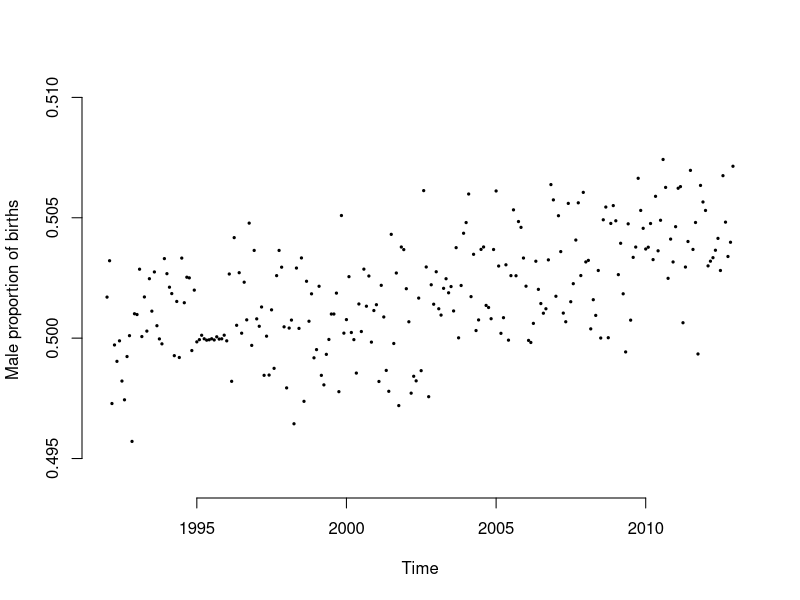
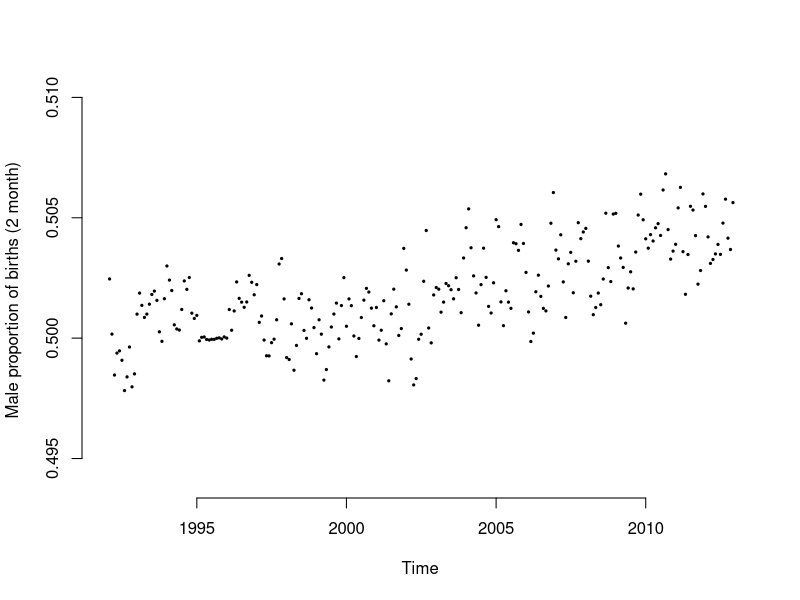
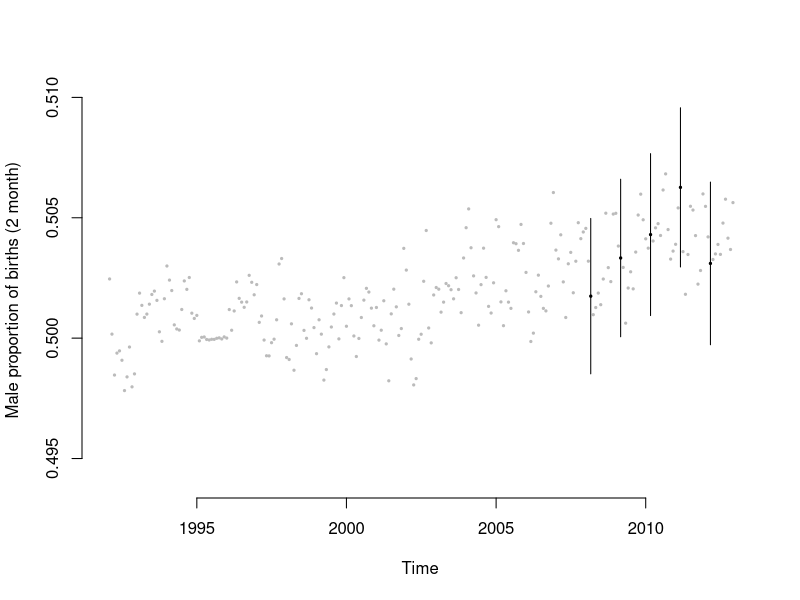
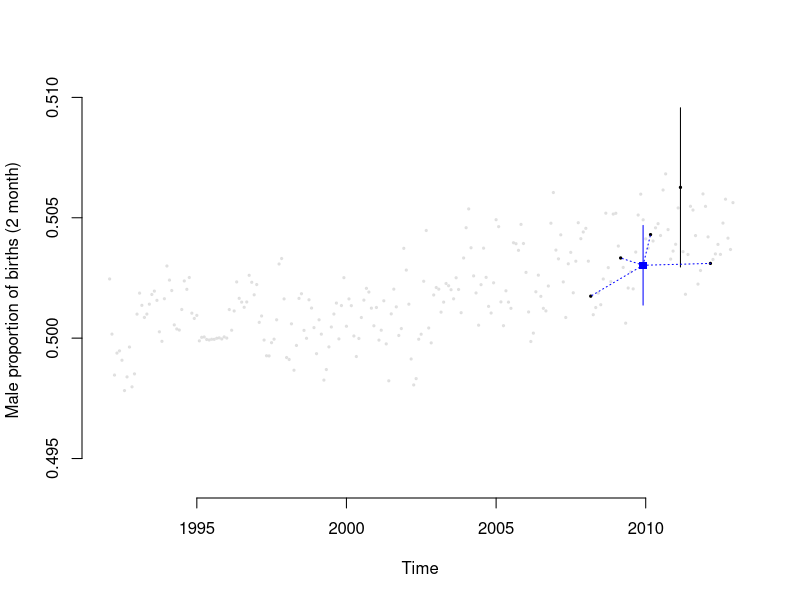
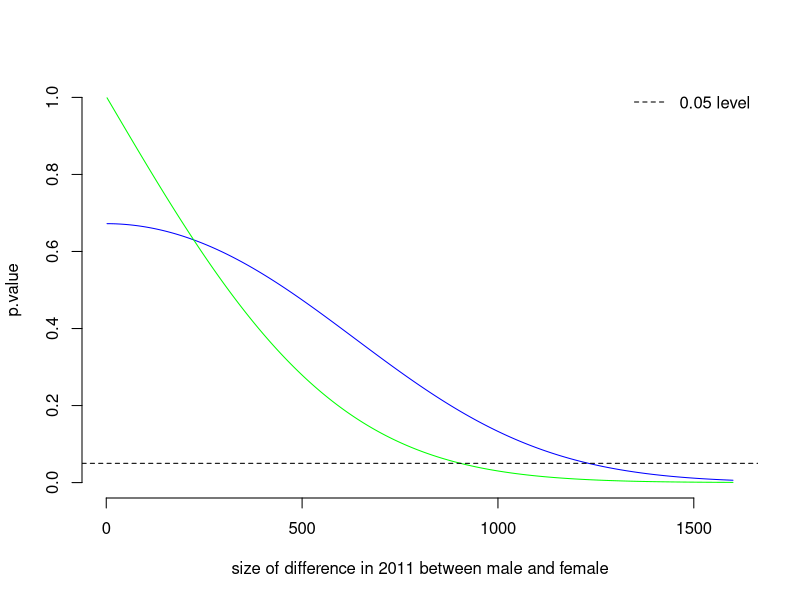
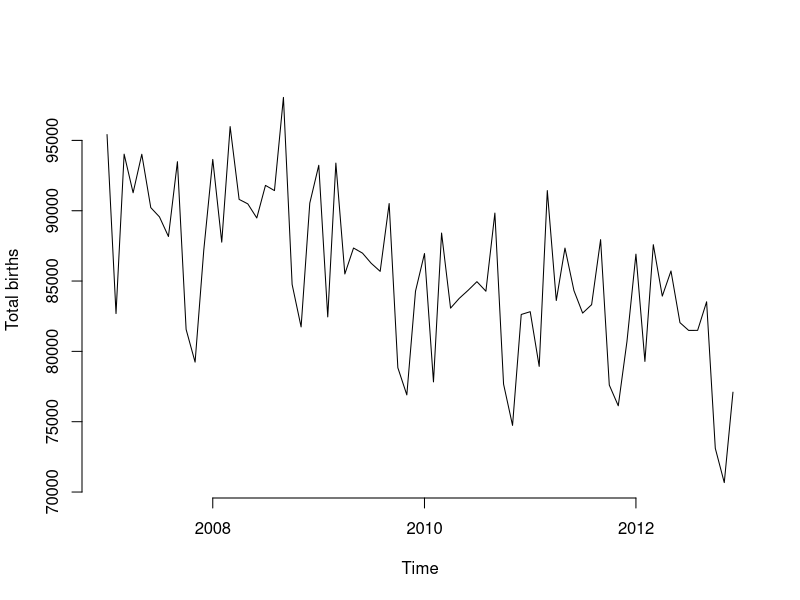
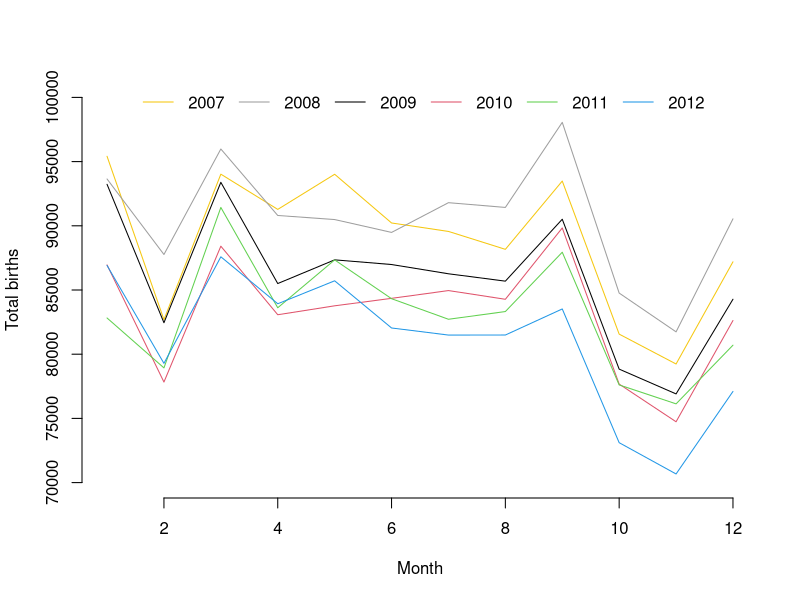
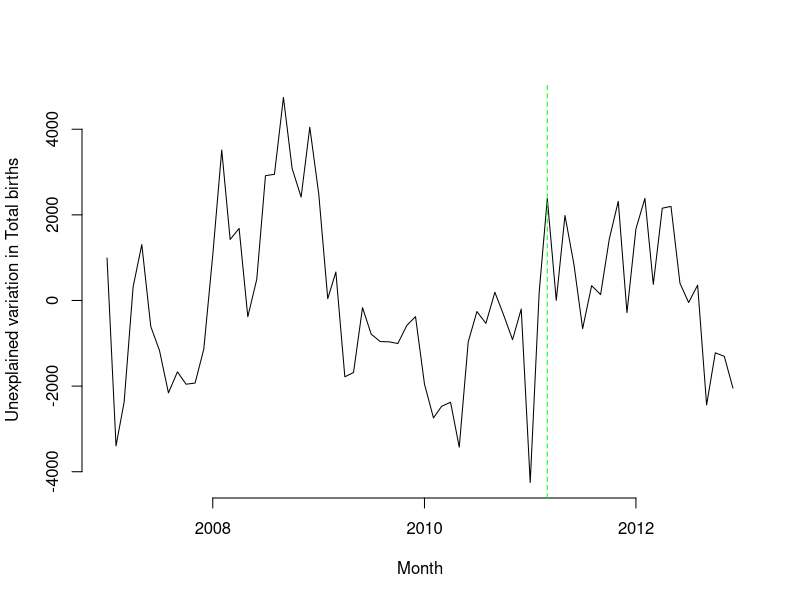

Reproduce these figures in R, in order.
## ---- chunk 1
data2013block <- "monthstarts, Males, Females
1992-01-01,41638,41355
1992-02-01,41625,41093
1992-03-01,43488,43963
1992-04-01,41385,41432
1992-05-01,40655,40812
1992-06-01,42494,42513
1992-07-01,39559,39842
1992-08-01,40782,41202
1992-09-01,46088,46229
1992-10-01,38631,38615
1992-11-01,35945,36567
1992-12-01,40782,40617
1993-01-01,40340,40182
1993-02-01,36258,35845
1993-03-01,41799,41788
1993-04-01,39140,38873
1993-05-01,39284,39238
1993-06-01,41715,41305
1993-07-01,39312,39136
1993-08-01,41224,40773
1993-09-01,46033,45938
1993-10-01,39349,39354
1993-11-01,37948,37984
1993-12-01,42958,42394
1994-01-01,41296,40856
1994-02-01,37365,37050
1994-03-01,41078,40775
1994-04-01,41514,41635
1994-05-01,40465,40219
1994-06-01,41934,42069
1994-07-01,39501,38979
1994-08-01,41243,41001
1994-09-01,45466,45008
1994-10-01,39735,39339
1994-11-01,37330,37407
1994-12-01,42533,42195
1995-01-01,40432,40457
1995-02-01,35436,35445
1995-03-01,39571,39552
1995-04-01,38108,38112
1995-05-01,39094,39107
1995-06-01,40541,40552
1995-07-01,39094,39098
1995-08-01,39964,39976
1995-09-01,44541,44531
1995-10-01,38832,38838
1995-11-01,36365,36369
1995-12-01,40754,40734
1996-01-01,42416,42435
1996-02-01,37544,37146
1996-03-01,40977,41272
1996-04-01,39786,39127
1996-05-01,40325,40239
1996-06-01,42533,42073
1996-07-01,40110,40077
1996-08-01,41496,41112
1996-09-01,45789,45650
1996-10-01,39354,38609
1996-11-01,36556,36600
1996-12-01,42012,41404
1997-01-01,41580,41447
1997-02-01,37037,36964
1997-03-01,42405,42186
1997-04-01,39541,39786
1997-05-01,39586,39573
1997-06-01,40638,40888
1997-07-01,40292,40103
1997-08-01,40361,40564
1997-09-01,44713,44251
1997-10-01,38426,37870
1997-11-01,35833,35413
1997-12-01,40476,40400
1998-01-01,40726,41064
1998-02-01,37006,36944
1998-03-01,41703,41578
1998-04-01,38732,39287
1998-05-01,39724,39264
1998-06-01,40107,40042
1998-07-01,39050,38533
1998-08-01,39418,39834
1998-09-01,44009,43595
1998-10-01,37807,37701
1998-11-01,35164,34906
1998-12-01,39085,39213
1999-01-01,39884,39960
1999-02-01,35650,35344
1999-03-01,41123,41378
1999-04-01,40668,40985
1999-05-01,41162,41273
1999-06-01,41383,41392
1999-07-01,39768,39609
1999-08-01,40238,40077
1999-09-01,44269,43939
1999-10-01,38058,38398
1999-11-01,36937,36192
1999-12-01,40958,40924
2000-01-01,42585,42454
2000-02-01,39750,39346
2000-03-01,42717,42677
2000-04-01,40416,40426
2000-05-01,41066,41305
2000-06-01,41518,41283
2000-07-01,39988,39944
2000-08-01,40703,40239
2000-09-01,43640,43409
2000-10-01,38647,38250
2000-11-01,36351,36375
2000-12-01,39105,38926
2001-01-01,43144,42905
2001-02-01,36679,36944
2001-03-01,42234,41865
2001-04-01,40136,39995
2001-05-01,40560,40778
2001-06-01,40010,40365
2001-07-01,39476,38801
2001-08-01,39491,39526
2001-09-01,43009,42546
2001-10-01,37889,38316
2001-11-01,36260,35715
2001-12-01,39375,38800
2002-01-01,43155,42802
2002-02-01,37919,37816
2002-03-01,41051,41428
2002-04-01,39183,39432
2002-05-01,40443,40731
2002-06-01,41138,40865
2002-07-01,40609,40829
2002-08-01,40633,39649
2002-09-01,44149,43630
2002-10-01,38766,39145
2002-11-01,36248,35928
2002-12-01,39848,39624
2003-01-01,42382,41917
2003-02-01,37586,37403
2003-03-01,42889,42725
2003-04-01,40404,40071
2003-05-01,41027,40624
2003-06-01,40632,40327
2003-07-01,39480,39143
2003-08-01,39916,39736
2003-09-01,44297,43636
2003-10-01,38022,38020
2003-11-01,35356,35048
2003-12-01,39471,38789
2004-01-01,42529,41720
2004-02-01,39087,38162
2004-03-01,42628,42335
2004-04-01,41131,40562
2004-05-01,42004,41951
2004-06-01,42662,42533
2004-07-01,42968,42339
2004-08-01,44358,43691
2004-09-01,47938,47678
2004-10-01,41334,41124
2004-11-01,40037,39908
2004-12-01,43432,42797
2005-01-01,45326,44231
2005-02-01,40802,40316
2005-03-01,46284,46247
2005-04-01,44497,44346
2005-05-01,46315,45754
2005-06-01,45200,45215
2005-07-01,44134,43678
2005-08-01,44378,43442
2005-09-01,46634,46153
2005-10-01,41325,40532
2005-11-01,40844,40099
2005-12-01,45220,44622
2006-01-01,47114,46709
2006-02-01,42456,42472
2006-03-01,47284,47318
2006-04-01,45314,45203
2006-05-01,47167,46568
2006-06-01,46204,45831
2006-07-01,45358,45098
2006-08-01,45465,45277
2006-09-01,49274,49034
2006-10-01,43028,42472
2006-11-01,41042,40008
2006-12-01,44380,43372
2007-01-01,47873,47541
2007-02-01,41765,40924
2007-03-01,47349,46673
2007-04-01,45734,45544
2007-05-01,47071,46943
2007-06-01,45615,44605
2007-07-01,44916,44645
2007-08-01,44283,43884
2007-09-01,47124,46362
2007-10-01,41240,40323
2007-11-01,39824,39412
2007-12-01,44126,43070
2008-01-01,47120,46527
2008-02-01,44166,43599
2008-03-01,48028,47954
2008-04-01,45547,45257
2008-05-01,45329,45158
2008-06-01,44994,44491
2008-07-01,45901,45900
2008-08-01,46165,45266
2008-09-01,49562,48494
2008-10-01,42382,42379
2008-11-01,41259,40480
2008-12-01,45769,44772
2009-01-01,47070,46161
2009-02-01,41443,41008
2009-03-01,47061,46325
2009-04-01,42909,42594
2009-05-01,43624,43724
2009-06-01,43905,43079
2009-07-01,43196,43067
2009-08-01,43132,42557
2009-09-01,45598,44913
2009-10-01,39942,38895
2009-11-01,38861,38045
2009-12-01,42525,41756
2010-01-01,43800,43156
2010-02-01,39209,38621
2010-03-01,44627,43785
2010-04-01,41808,41266
2010-05-01,42378,41391
2010-06-01,42481,41869
2010-07-01,42894,42062
2010-08-01,42764,41513
2010-09-01,45479,44354
2010-10-01,39029,38643
2010-11-01,37676,37061
2010-12-01,41573,41050
2011-01-01,41794,41027
2011-02-01,39958,38975
2011-03-01,46291,45140
2011-04-01,41862,41755
2011-05-01,43930,43414
2011-06-01,42499,41822
2011-07-01,41937,40784
2011-08-01,41968,41354
2011-09-01,44394,43549
2011-10-01,38752,38854
2011-11-01,38549,37583
2011-12-01,40808,39895
2012-01-01,43917,42995
2012-02-01,39881,39405
2012-03-01,44073,43513
2012-04-01,42245,41684
2012-05-01,43171,42545
2012-06-01,41361,40681
2012-07-01,40974,40516
2012-08-01,41297,40197
2012-09-01,42165,41360
2012-10-01,36802,36306
2012-11-01,35617,35054
2012-12-01,39100,37999"

b13 <- read.csv(text=data2013block, colClasses = c("Date","integer","integer"))

## ---- chunk 2
#loading relevant libraries
library(lubridate)
library(knitr)
## ---- chunk 3
#birthdays from World Cup period
gestation <- 268
stnddev <- 10
conception <- seq(from = as.Date("2010-06-11"), to= as.Date("2010-07-11"), by=1)

propBornWhen <- function(conceived){
  JanOrEarlier <- pnorm(as.integer(as.Date("2011-01-31") - conceived), mean=gestation, sd=stnddev, lower.tail=TRUE)
  FebOrEarlier <- pnorm(as.integer(as.Date("2011-02-28") - conceived), mean=gestation, sd=stnddev, lower.tail=TRUE)
  MarOrEarlier <- pnorm(as.integer(as.Date("2011-03-31") - conceived), mean=gestation, sd=stnddev, lower.tail=TRUE)
  AprOrEarlier <- pnorm(as.integer(as.Date("2011-04-30") - conceived), mean=gestation, sd=stnddev, lower.tail=TRUE)
  return(data.frame(conceived, preFeb = JanOrEarlier, Feb = FebOrEarlier - JanOrEarlier, Mar = MarOrEarlier - FebOrEarlier, Apr = AprOrEarlier - MarOrEarlier, postApr = 1 - AprOrEarlier))
}

birthdays <- do.call(rbind,lapply(conception, propBornWhen))
prettybirths <- birthdays
prettybirths[,2:6] <- apply(prettybirths[,2:6], 2, function(x){round(x, digits = 3)})
kable(prettybirths, format = 'markdown')
## ---- chunk 4
# making the assumption ovulation time is randomly distributed in the period as there is no evidence for mass simultaneous population level ovulation
overallBirths <- colMeans(birthdays[,2:6])
prettyOverall<- as.data.frame(round(overallBirths, digits = 3))
names(prettyOverall)[1] <- "overall"
kable(prettyOverall, format = 'markdown')
## ---- chunk 5
#birthdays from World Cup period assuming 100% medical intervention 2 weeks after the mean gestation time
propBornWhen2 <- function(conceived){
  JanOrEarlier <- pnorm(as.integer(as.Date("2011-01-31") - conceived), mean=gestation, sd=stnddev, lower.tail=TRUE)
  FebOrEarlier <- pnorm(as.integer(as.Date("2011-02-28") - conceived), mean=gestation, sd=stnddev, lower.tail=TRUE)
  MarOrEarlier <- pnorm(as.integer(as.Date("2011-03-31") - conceived), mean=gestation, sd=stnddev, lower.tail=TRUE)
  AprOrEarlier <- pnorm(as.integer(as.Date("2011-04-30") - conceived), mean=gestation, sd=stnddev, lower.tail=TRUE)
  preFeb <- JanOrEarlier
  Feb <- FebOrEarlier - JanOrEarlier
  Mar <- MarOrEarlier - FebOrEarlier
  Apr <- AprOrEarlier - MarOrEarlier
  postApr <- 1 - AprOrEarlier
  if (month(conceived + days(282)) == 3){
    Mar <- Mar + Apr + postApr
    Apr <- 0
    postApr <- 0
  }
    if (month(conceived + days(282)) == 4){
    Apr <- Apr + postApr
    postApr <- 0
  }

  
  return(data.frame(conceived, preFeb, Feb, Mar, Apr, postApr))
}

birthsWithIntervention <- do.call(rbind,lapply(conception, propBornWhen2))
overallBirthMed <- colMeans(birthsWithIntervention[,2:6])
prettyMed <- as.data.frame(round(overallBirthMed, digits = 3))
names(prettyMed)[1] <- "overall"
kable(prettyMed, format = 'markdown')
## ---- chunk 6
m11 <- b13$Males[b13$monthstarts == as.Date("2011-03-01")]
f11 <- b13$Females[b13$monthstarts == as.Date("2011-03-01")]
mOther <- sum(b13$Males[b13$monthstarts %in% as.Date(c("2012-03-01", "2010-03-01", "2009-03-01", "2008-03-01"))])
fOther <- sum(b13$Females[b13$monthstarts %in% as.Date(c("2012-03-01", "2010-03-01", "2009-03-01", "2008-03-01"))])
forTest <- matrix(data = c(m11,f11,mOther,fOther), nrow=2)
chisq.test(forTest)$p.value
## ---- chunk 7
m11a <- b13$Males[b13$monthstarts == as.Date("2011-03-01")]
f11a <- b13$Females[b13$monthstarts == as.Date("2011-03-01")]
mOthera <- sum(b13$Males[b13$monthstarts %in% as.Date(c("2012-03-01", "2010-03-01", "2009-03-01", "2008-03-01"))])
fOthera <- sum(b13$Females[b13$monthstarts %in% as.Date(c("2012-03-01", "2010-03-01", "2009-03-01", "2008-03-01"))])
m11b <- b13$Males[b13$monthstarts == as.Date("2011-04-01")]
f11b <- b13$Females[b13$monthstarts == as.Date("2011-04-01")]
mOtherb <- sum(b13$Males[b13$monthstarts %in% as.Date(c("2012-04-01", "2010-04-01", "2009-04-01", "2008-04-01"))])
fOtherb <- sum(b13$Females[b13$monthstarts %in% as.Date(c("2012-04-01", "2010-04-01", "2009-04-01", "2008-04-01"))])
m11 <- m11a + m11b
f11 <- f11a + f11b
mOther <- mOthera + mOtherb
fOther <- fOthera + fOtherb

forTest <- matrix(data = c(m11,f11,mOther,fOther), nrow=2)
chisq.test(forTest)$p.value
## ---- chunk 8
m11a <- b13$Males[b13$monthstarts == as.Date("2011-03-01")]
f11a <- b13$Females[b13$monthstarts == as.Date("2011-03-01")]
mOthera <- sum(b13$Males[b13$monthstarts %in% as.Date(c("2012-03-01", "2010-03-01", "2009-03-01", "2008-03-01"))])
fOthera <- sum(b13$Females[b13$monthstarts %in% as.Date(c("2012-03-01", "2010-03-01", "2009-03-01", "2008-03-01"))])
m11b <- b13$Males[b13$monthstarts == as.Date("2011-04-01")]
f11b <- b13$Females[b13$monthstarts == as.Date("2011-04-01")]
mOtherb <- sum(b13$Males[b13$monthstarts %in% as.Date(c("2012-04-01", "2010-04-01", "2009-04-01", "2008-04-01"))])
fOtherb <- sum(b13$Females[b13$monthstarts %in% as.Date(c("2012-04-01", "2010-04-01", "2009-04-01", "2008-04-01"))])
m11c <- b13$Males[b13$monthstarts == as.Date("2011-02-01")]
f11c <- b13$Females[b13$monthstarts == as.Date("2011-02-01")]
mOtherc <- sum(b13$Males[b13$monthstarts %in% as.Date(c("2012-02-01", "2010-02-01", "2009-02-01", "2008-02-01"))])
fOtherc <- sum(b13$Females[b13$monthstarts %in% as.Date(c("2012-02-01", "2010-02-01", "2009-02-01", "2008-02-01"))])
m11 <- m11a + m11b + m11c
f11 <- f11a + f11b + f11c
mOther <- mOthera + mOtherb + mOtherc
fOther <- fOthera + fOtherb + fOtherc

forTest <- matrix(data = c(m11,f11,mOther,fOther), nrow=2)
chisq.test(forTest)$p.value
## ---- chunk 9
plot(b13$monthstarts,b13$Males/(b13$Males + b13$Females), pch=19, cex=0.3, frame.plot=FALSE, xlab="Time", ylab="Male proportion of births", ylim=c(0.494,0.510))
## ---- chunk 10
b13$Males2 <- b13$Males + c(NA,b13$Males[1:length(b13$Males)-1])
b13$Females2 <- b13$Females + c(NA,b13$Females[1:length(b13$Females)-1])
b13$msr <- b13$Males2/(b13$Males2 + b13$Females2)
plot(b13$monthstarts,b13$msr, pch=19, cex=0.3, frame.plot=FALSE, xlab="Time", ylab="Male proportion of births (2 month)", ylim=c(0.494,0.510))
## ---- chunk 11
plot(b13$monthstarts,b13$msr, pch=19, cex=0.3, col="#BBBBBB", xlab="Time", ylab="Male proportion of births (2 month)", ylim=c(0.494,0.510), frame.plot=FALSE)
b13$year <- year(b13$monthstarts)
b13$month <- month(b13$monthstarts)
selection <- b13$year %in% 2008:2012 &b13$month == 3
t13 <- b13[selection,]
points(t13$monthstarts,t13$msr, pch=19, cex=0.3, col="black")
#2 sd confidence intervals

twoSD <- 2* ((t13$Males + t13$Females) * t13$msr * (1-t13$msr))^0.5 /(t13$Males + t13$Females)
upperbound <- t13$msr + twoSD
lowerbound <- t13$msr - twoSD
for (i in 1:nrow(t13)){
  lines(x=c(t13$monthstarts[i],t13$monthstarts[i]), y=c(upperbound[i], lowerbound[i]))
}

## ---- chunk 12
plot(b13$monthstarts,b13$msr, pch=19, cex=0.3, col="#DDDDDDDD", xlab="Time", ylab="Male proportion of births (2 month)", ylim=c(0.494,0.510), frame.plot=FALSE)
b13$year <- year(b13$monthstarts)
b13$month <- month(b13$monthstarts)
non11<- b13$year %in% c(2008,2009,2010,2012) & b13$month == 3
t13 <- b13[selection,]
points(t13$monthstarts,t13$msr, pch=19, cex=0.3, col="black")

t13 <- b13[b13$year==2011 & b13$month == 3,]
#2 sd confidence intervals

twoSD <- 2* ((t13$Males + t13$Females) * t13$msr * (1-t13$msr))^0.5 /(t13$Males + t13$Females)
upperbound <- t13$msr + twoSD
lowerbound <- t13$msr - twoSD
lines(x=c(t13$monthstarts[1],t13$monthstarts[1]), y=c(upperbound[1], lowerbound[1]))

t13 <- b13[non11,]
mAgg <- sum(t13$Males)
fAgg <- sum(t13$Females)
nAgg <- sum(mAgg + fAgg)
msrAgg <- mAgg / (mAgg + fAgg)
twoSD <- 2* (nAgg * msrAgg * (1-msrAgg))^0.5 / nAgg
points(mean(t13$monthstarts), msrAgg, pch=15, cex=1, col="blue")

#2 sd _expected_ confidence intervals
lines(x=c(mean(t13$monthstarts),mean(t13$monthstarts)), y=c(msrAgg + twoSD, msrAgg - twoSD), col="blue", lwd=1)


for (i in 1:nrow(t13)){
  lines(x=c(mean(t13$monthstarts),t13$monthstarts[i]), y=c(msrAgg, t13$msr[i]), col="#0000FF", lty=3, lwd=1)
}
## ---- chunk 13
selection <- b13$year %in% 2008:2012 &b13$month == 3
example1 <- b13[selection,c ("Males2", "Females2")]
chisq.test(example1)
## ---- chunk 14
m11 <- b13$Males2[b13$monthstarts == as.Date("2011-03-01")]
f11 <- b13$Females2[b13$monthstarts == as.Date("2011-03-01")]
mOther <- sum(b13$Males2[b13$monthstarts %in% as.Date(c("2012-03-01", "2010-03-01", "2009-03-01", "2008-03-01"))])
fOther <- sum(b13$Females2[b13$monthstarts %in% as.Date(c("2012-03-01", "2010-03-01", "2009-03-01", "2008-03-01"))])
example2 <- matrix(data = c(m11,mOther,f11,fOther), nrow=2)
example2
chisq.test(example2)

## ---- chunk 15

m11 <- b13$Males2[b13$monthstarts == as.Date("2011-03-01")]
f11 <- b13$Females2[b13$monthstarts == as.Date("2011-03-01")]
mOther <- sum(b13$Males2[b13$monthstarts %in% as.Date(c("2012-03-01", "2010-03-01", "2009-03-01", "2008-03-01"))])
fOther <- sum(b13$Females2[b13$monthstarts %in% as.Date(c("2012-03-01", "2010-03-01", "2009-03-01", "2008-03-01"))])
n11 <- m11 + f11
m11 <- as.integer(n11 * (mOther / (mOther + fOther)))
f11 <- n11 - m11

sigpooled <- numeric()
sigmulti <- numeric()

example1[4,1] <- m11
example1[4,2] <- f11
example2[1,1] <- m11
example2[1,2] <- f11

difference <- 1:800 * 2
for (step in difference){
  example1[4,1] <- example1[4,1] + 1
example1[4,2] <- example1[4,2] - 1
example2[1,1] <- example2[1,1] + 1
example2[1,2] <- example2[1,2] - 1
  sigpooled <- c(sigpooled, chisq.test(example2)$p.value)
  sigmulti <- c(sigmulti, chisq.test(example1)$p.value)

}
#data.frame(dif= difference, sigpooled, sigmulti) this prints out the 1500 measured differences so is commented out of the final version

plot(difference, sigmulti, col="blue", type="l", ylim=c(0,1), ylab="p.value", xlab="size of difference in 2011 between male and female", frame.plot=F)
lines(difference, sigpooled, col="green", type="l")
abline(h=0.05, lty=2)
legend("topright",legend=c("0.05 level"), col=c("black"), lty=c(2), border=F, bty="n")
## ---- chunk 16
t13 <- b13[b13$monthstarts >= as.Date("2007-01-01"),]
plot(t13$monthstarts, (t13$Males + t13$Females), type="l", xlab="Time", ylab="Total births", frame.plot=FALSE)
## ---- chunk 17
plot(t13$month, (t13$Males + t13$Females), type="n", ylim=c(70000,100000), xlab="Month", ylab="Total births", frame.plot=FALSE)
for (i in unique(t13$year)){
  lines(t13$month[t13$year == i], (t13$Males[t13$year == i]+t13$Females[t13$year == i]), col=i)
}
legend("top",legend=unique(t13$year), col=unique(t13$year), border=F, bty="n", horiz=TRUE, lty=1, lwd=1)
## ---- chunk 18
t13$tot <- t13$Males + t13$Females
t13$monthnom <- as.character(t13$month)
lmod <- lm(tot ~ monthstarts + monthnom, data = t13)
summary(lmod)
## ---- chunk 19
plot(t13$monthstarts, lmod$residuals, type="l", xlab="Month", ylab="Unexplained variation in Total births", frame.plot=FALSE)
abline(v=as.Date("2011-03-01"), col="green", lty=2)
## ---- chunk 20
plot(t13$month, (t13$Males / (t13$Males + t13$Females)), type="n", xlab="Month", ylab="Proportion of male births", ylim=c(0.498, 0.510), frame.plot=FALSE)
for (i in unique(t13$year)){
  lines(t13$month[t13$year == i], (t13$Males[t13$year == i] / (t13$Males[t13$year == i] + t13$Females[t13$year == i])), col=i)
}
legend("top",legend=unique(t13$year), col=unique(t13$year), border=F, bty="n", horiz=TRUE, lty=1, lwd=1)
## ---- chunk 21
t13$msr <- t13$Males / (t13$Males + t13$Females)
t13$monthnom <- as.character(t13$month)
lmod <- lm(msr ~ monthstarts + monthnom, data = t13)
summary(lmod)
## ---- chunk 22
data2015block <- "monthstarts, Males, Females
1994-01-01, 41664, 41196
1994-02-01, 37723, 37327
1994-03-01, 41441, 41079
1994-04-01, 41957, 42063
1994-05-01, 40756, 40544
1994-06-01, 42354, 42408
1994-07-01, 39816, 39273
1994-08-01, 41548, 41344
1994-09-01, 45824, 45399
1994-10-01, 40070, 39652
1994-11-01, 37655, 37729
1994-12-01, 42873, 42576
1995-01-01, 40925, 40728
1995-02-01, 35971, 35716
1995-03-01, 40138, 39838
1995-04-01, 38231, 38353
1995-05-01, 40031, 39412
1995-06-01, 41377, 40841
1995-07-01, 39060, 39336
1995-08-01, 40796, 40237
1995-09-01, 44871, 44799
1995-10-01, 38802, 39091
1995-11-01, 36771, 36617
1995-12-01, 41467, 41011
1996-01-01, 42662, 42686
1996-02-01, 37767, 37349
1996-03-01, 41205, 41483
1996-04-01, 39992, 39360
1996-05-01, 40553, 40475
1996-06-01, 42808, 42337
1996-07-01, 40323, 40279
1996-08-01, 41693, 41330
1996-09-01, 46026, 45876
1996-10-01, 39555, 38860
1996-11-01, 36714, 36846
1996-12-01, 42221, 41655
1997-01-01, 41773, 41609
1997-02-01, 37182, 37131
1997-03-01, 42569, 42381
1997-04-01, 39726, 39964
1997-05-01, 39755, 39744
1997-06-01, 40810, 41103
1997-07-01, 40436, 40288
1997-08-01, 40530, 40729
1997-09-01, 44857, 44435
1997-10-01, 38578, 38029
1997-11-01, 35967, 35568
1997-12-01, 40652, 40589
1998-01-01, 40864, 41185
1998-02-01, 37135, 37068
1998-03-01, 41835, 41708
1998-04-01, 38855, 39419
1998-05-01, 39841, 39387
1998-06-01, 40252, 40153
1998-07-01, 39149, 38678
1998-08-01, 39587, 39958
1998-09-01, 44150, 43764
1998-10-01, 37970, 37836
1998-11-01, 35326, 35046
1998-12-01, 39348, 39414
1999-01-01, 40019, 40094
1999-02-01, 35805, 35466
1999-03-01, 41287, 41537
1999-04-01, 40842, 41091
1999-05-01, 41304, 41430
1999-06-01, 41546, 41552
1999-07-01, 39932, 39747
1999-08-01, 40439, 40265
1999-09-01, 44466, 44117
1999-10-01, 38267, 38609
1999-11-01, 37167, 36377
1999-12-01, 41315, 41166
2000-01-01, 42790, 42655
2000-02-01, 39954, 39541
2000-03-01, 42946, 42873
2000-04-01, 40594, 40635
2000-05-01, 41289, 41533
2000-06-01, 41793, 41523
2000-07-01, 40199, 40140
2000-08-01, 40903, 40165
2000-09-01, 43865, 43624
2000-10-01, 38862, 38464
2000-11-01, 36532, 36570
2000-12-01, 39332, 39151
2001-01-01, 43344, 43092
2001-02-01, 36829, 37085
2001-03-01, 42418, 42037
2001-04-01, 40285, 40159
2001-05-01, 40712, 40966
2001-06-01, 40162, 40554
2001-07-01, 39606, 38971
2001-08-01, 39630, 39682
2001-09-01, 43166, 42723
2001-10-01, 38046, 38469
2001-11-01, 36388, 35855
2001-12-01, 39545, 38938
2002-01-01, 43323, 42946
2002-02-01, 38088, 37956
2002-03-01, 41192, 41604
2002-04-01, 39320, 39585
2002-05-01, 40623, 40866
2002-06-01, 41327, 41033
2002-07-01, 40750, 40990
2002-08-01, 40790, 39813
2002-09-01, 44346, 43779
2002-10-01, 38916, 39339
2002-11-01, 36397, 36087
2002-12-01, 40022, 39792
2003-01-01, 42554, 42074
2003-02-01, 37752, 37552
2003-03-01, 43080, 42928
2003-04-01, 40558, 40206
2003-05-01, 41242, 40781
2003-06-01, 40809, 40491
2003-07-01, 39657, 39328
2003-08-01, 40102, 39913
2003-09-01, 44492, 43823
2003-10-01, 38212, 38195
2003-11-01, 35543, 35209
2003-12-01, 39667, 38974
2004-01-01, 42711, 41905
2004-02-01, 39261, 38327
2004-03-01, 42826, 42515
2004-04-01, 41310, 40756
2004-05-01, 42199, 42136
2004-06-01, 42868, 42744
2004-07-01, 43175, 42538
2004-08-01, 44575, 43919
2004-09-01, 48151, 47940
2004-10-01, 41546, 41334
2004-11-01, 40240, 40088
2004-12-01, 43676, 43019
2005-01-01, 45552, 44440
2005-02-01, 41020, 40497
2005-03-01, 46522, 46481
2005-04-01, 44705, 44573
2005-05-01, 46609, 46041
2005-06-01, 45442, 45481
2005-07-01, 44402, 43942
2005-08-01, 44631, 43682
2005-09-01, 46950, 46438
2005-10-01, 41570, 40779
2005-11-01, 41092, 40338
2005-12-01, 45492, 44890
2006-01-01, 47392, 46987
2006-02-01, 42724, 42724
2006-03-01, 47561, 47586
2006-04-01, 45616, 45510
2006-05-01, 47451, 46857
2006-06-01, 46540, 46146
2006-07-01, 45686, 45390
2006-08-01, 45808, 45626
2006-09-01, 49581, 49360
2006-10-01, 43358, 42784
2006-11-01, 41353, 40316
2006-12-01, 44700, 43717
2007-01-01, 48241, 47875
2007-02-01, 42099, 41263
2007-03-01, 47740, 47057
2007-04-01, 46137, 45925
2007-05-01, 47479, 47366
2007-06-01, 46063, 45006
2007-07-01, 45350, 45088
2007-08-01, 44760, 44310
2007-09-01, 47598, 46846
2007-10-01, 41680, 40742
2007-11-01, 40228, 39801
2007-12-01, 44622, 43568
2008-01-01, 47600, 47009
2008-02-01, 44681, 44043
2008-03-01, 48549, 48453
2008-04-01, 46054, 45766
2008-05-01, 45882, 45643
2008-06-01, 45606, 45017
2008-07-01, 46493, 46478
2008-08-01, 46827, 45842
2008-09-01, 50287, 49177
2008-10-01, 42952, 42935
2008-11-01, 41906, 41060
2008-12-01, 46411, 45424
2009-01-01, 47720, 46806
2009-02-01, 42027, 41616
2009-03-01, 47750, 47018
2009-04-01, 43514, 43263
2009-05-01, 44290, 44396
2009-06-01, 44604, 43771
2009-07-01, 43847, 43682
2009-08-01, 43825, 43230
2009-09-01, 46344, 45639
2009-10-01, 40595, 39536
2009-11-01, 39496, 38666
2009-12-01, 43204, 42434
2010-01-01, 44514, 43843
2010-02-01, 39847, 39251
2010-03-01, 45423, 44510
2010-04-01, 42538, 41997
2010-05-01, 43143, 42152
2010-06-01, 43299, 42692
2010-07-01, 43741, 42891
2010-08-01, 43624, 42404
2010-09-01, 46425, 45221
2010-10-01, 39855, 39446
2010-11-01, 38437, 37881
2010-12-01, 42477, 41921
2011-01-01, 42646, 41867
2011-02-01, 40760, 39778
2011-03-01, 47339, 46128
2011-04-01, 42907, 42769
2011-05-01, 45046, 44460
2011-06-01, 43566, 42875
2011-07-01, 43008, 41892
2011-08-01, 43191, 42514
2011-09-01, 45776, 44821
2011-10-01, 39907, 40080
2011-11-01, 39794, 38730
2011-12-01, 42101, 41205
2012-01-01, 45270, 44369
2012-02-01, 41228, 40690
2012-03-01, 45560, 45044
2012-04-01, 43851, 43246
2012-05-01, 44835, 44190
2012-06-01, 43109, 42320
2012-07-01, 42991, 42405
2012-08-01, 43362, 42280
2012-09-01, 44669, 43826
2012-10-01, 39116, 38633
2012-11-01, 38192, 37493
2012-12-01, 42328, 41081
2013-01-01, 44667, 43575
2013-02-01, 39877, 38771
2013-03-01, 44621, 44432
2013-04-01, 42432, 41679
2013-05-01, 42843, 42151
2013-06-01, 41928, 41076
2013-07-01, 42505, 41923
2013-08-01, 42756, 42039
2013-09-01, 44141, 43778
2013-10-01, 39072, 37835
2013-11-01, 38057, 37295
2013-12-01, 42212, 41530
2014-01-01, 43519, 42789
2014-02-01, 39542, 38877
2014-03-01, 45226, 44376
2014-04-01, 42375, 41893
2014-05-01, 43527, 42984
2014-06-01, 42170, 41296
2014-07-01, 41987, 41313
2014-08-01, 41448, 40748
2014-09-01, 44265, 43235
2014-10-01, 38286, 37463
2014-11-01, 36234, 35784
2014-12-01, 39713, 38957"

b15 <- read.csv(text=data2015block, colClasses = c("Date","integer","integer"))

both <- merge(b15, b13, by="monthstarts")
both$mlate <- both$Males.x - both$Males.y
both$flate <- both$Females.x - both$Females.y
#exclude the three with negative values as clearly there are problems with those records for it to have reduced numbers between publications
both <- both[both$mlate >=0 & both$flate >=0,]
both$nlate <- (both$mlate + both$flate)
both$msrlate <- both$mlate / (both$mlate + both$flate)
both$confintlate <- 2* (both$nlate * both$msrlate * (1 - both$msrlate ))^0.5/both$nlate
both$normalmsrlate <- both$msrlate - (both$Males.y / (both$Males.y + both$Females.y))

plot(both$monthstarts, both$normalmsrlate, type="n", ylim=c(-.25,.35), ylab="Difference in males born rate among late registrations", xlab="time", frame.plot = FALSE)
for (i in 1:nrow(both)){
  lines(x=c(both$monthstarts[i],both$monthstarts[i]), y=c(both$normalmsrlate[i] + both$confintlate[i],both$normalmsrlate[i] - both$confintlate[i]), col="#999999")
}
points(both$monthstarts, both$normalmsrlate, pch=19, cex=0.3)
abline(h=0, lwd=0.5, col="green")
